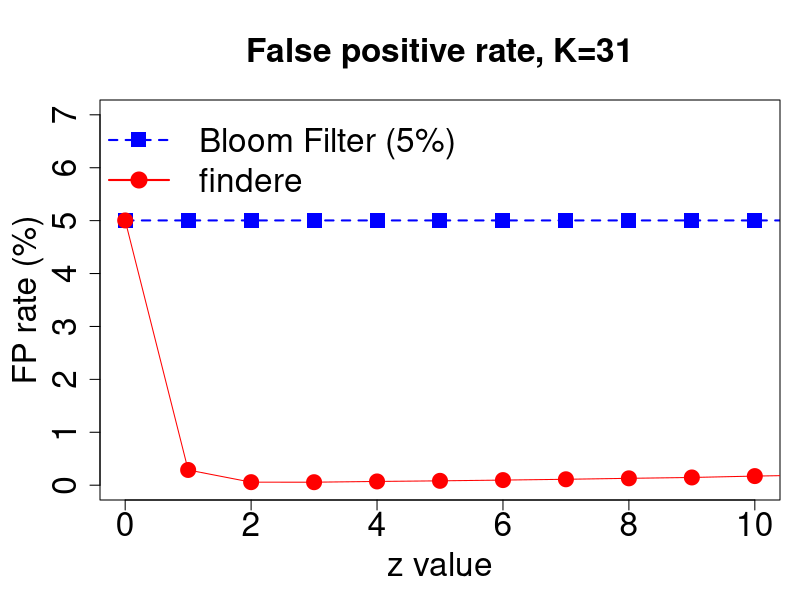

This chart was generated by the following R code:

jpeg(file="fpr_simple.png",width=11,height=8)
resetPar <- function() {
  dev.new()
  op <- par(no.readonly = TRUE)
  dev.off()
  op
}
resetPar()


dev.new()
dev.off()
#par(mar=c(5,5,3,6), cex.axis=2, cex.lab=2, cex.main = 2)
par(mar=c(5,5,5,1))
data = read.table("data_FP_K31_hmp.txt", head=T)

plot(data$AMQ_FPR*100~data$z,xlab="z value",ylab="FP rate (%)", lwd=2, pch=15, col="blue", 
     bg = "blue", lty=2, type="o",   cex=2, ylim=c(0,7), xlim=c(0,10), main="False positive rate, K=31", cex.main = 2, cex.lab = 2, cex.axis = 2)


par(new = TRUE)
plot(data$findere_FPR*100~data$z,type="o",axes=FALSE,xlab="",ylab="",pch=19, col="red", ylim=c(0,7), xlim=c(0,10), cex=2)





legend( x="topleft", 
        legend=c("Bloom Filter (5%)","findere"), 
        col=c("blue","red"), lty=c(2,1),
        pch=c(15,19), lwd=2,merge=TRUE, bty = "n", cex=c(2,2) )






dev.off()




